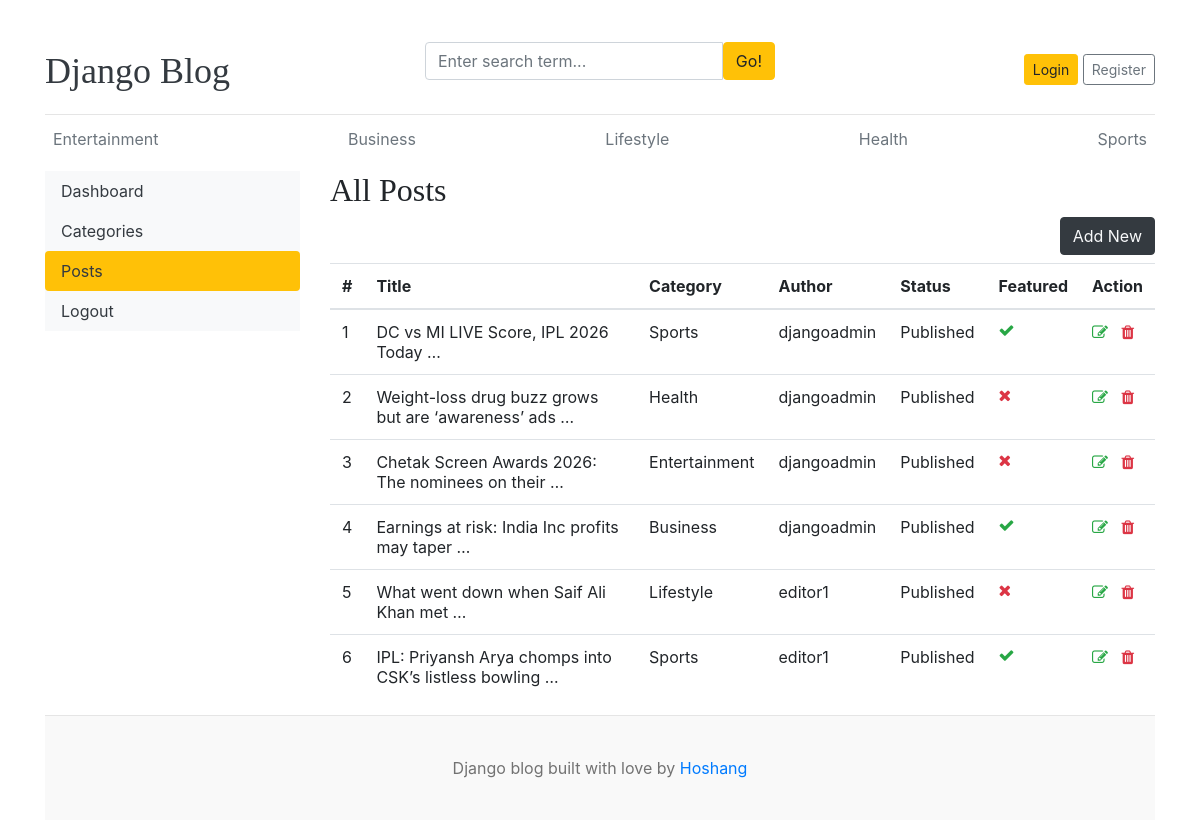
The app's page /dashboard/posts/ with its own data.
### blogs/models.py (models this page shows, shortened)
class Category(models.Model):
    category_name = models.CharField(max_length=50, unique=True )
    created_at = models.DateTimeField(auto_now_add=True)
    updated_at = models.DateTimeField(auto_now=True)
    class Meta:
        verbose_name_plural = 'Categories'
    def __str__(self):
        return self.category_name

class Blog(models.Model):
    title=models.CharField(max_length=100)
    slug=models.SlugField(max_length=150,unique=True,blank=True)
    category=models.ForeignKey(Category,on_delete=models.CASCADE)
    author=models.ForeignKey(User,on_delete=models.CASCADE)
    featured_image=models.ImageField(upload_to='uploads/%Y/%m/%d')
    short_description=models.TextField(max_length=500)
    blog_body=models.TextField(max_length=2000)
    status=models.CharField(max_length=20,choices=STATUS_CHOICES,default='Draft')
    is_featured=models.BooleanField(default=False)
    created_at=models.DateTimeField(auto_now_add=True)
    updated_at=models.DateTimeField(auto_now=True)

### dashboards/views.py (the view)
# urls.py: path('posts/', views.posts, name='posts'),
def posts(request):
    posts=Blog.objects.all()
    context={ 'posts': posts }
    return render(request, 'dashboard/posts.html', context)

### blogs/context_processors.py (called while the page is built)
def get_categories(request):
    categories = Category.objects.all()
    return dict(categories=categories)

def get_social_links(request):
    social_links=SocialLinks.objects.all()
    return dict(social_links=social_links)

### templates/dashboard/posts.html (shortened to what this page needs)
﻿{% extends 'base.html' %}
{% block content %}
<div class="row">
    {% include 'dashboard/sidebar.html' %}
    <div class="col-md-9">
        <h2>All Posts</h2>
        <a href="{% url 'add_post' %}" class="btn btn-dark text-light float-right mb-2">Add New</a>
        <table class="table table-hover">
            <thead>
              <tr>
                <th>#</th>
                <th>Title</th>
                <th>Category</th>
                <th>Author</th>
                <th>Status</th>
                <th>Featured</th>
                <th>Action</th>
              </tr>
            </thead>
            <tbody>
              {% for post in posts %}
              <tr>
                <td>{{ forloop.counter }}</td>
                <td>{{ post.title|truncatewords:8 }}</td>
                <td>{{ post.category }}</td>
                <td>{{ post.author }}</td>
                <td>{{ post.status }}</td>
                <td><i class="fa {% if post.is_featured %} fa-check text-success {% else %} fa-times text-danger{% endif %}"></i></td>
                <td>
                    <a href="{% url 'edit_post' post.pk %}"><i class="fa fa-edit text-success"></i></a>
                    <a href="{% url 'delete_post' post.id %}"><i class="fa fa-trash text-danger"></i></a>
                </td>
              </tr>
              {%endfor%}
            </tbody>
          </table>
    </div>
</div>
{% endblock %}

### templates/base.html (shortened to what this page needs)
{% load static %}
<!DOCTYPE html>
<html lang="en">
<head>
    <link href="https://getbootstrap.com/docs/4.0/dist/css/bootstrap.min.css" rel="stylesheet">
    <link href="{% static 'css/blog.css' %}" rel="stylesheet">
    <link rel="stylesheet" href="https://cdnjs.cloudflare.com/ajax/libs/font-awesome/4.7.0/css/font-awesome.min.css">
  </head>
<body>
    <div class="container">
      <header class="blog-header py-3">
        <div class="row flex-nowrap justify-content-between align-items-center">
          <div class="col-4 pt-1">
            <a class="blog-header-logo text-dark" href="/">Django Blog</a>
          </div>
          <div class="col-4">
           <form action="{% url 'search' %}" method="GET">
              <div class="input-group">
                <input class="form-control" type="text" name="keyword" value="{{keyword}}"  placeholder="Enter search term..." aria-label="Enter search term..." aria-describedby="button-search" />
                <button type="submit" class="btn btn-warning" id="button-search" type="button">Go!</button>
            </div>
            </form>
          </div>
          <div class="col-4 d-flex justify-content-end align-items-center">
            {% if not user.is_authenticated %}
                <a class="btn btn-sm btn-warning" href="{% url 'login' %}">Login</a> &nbsp;
                <a class="btn btn-sm btn-outline-secondary" href="{% url 'register' %}">Register</a>
            {% else %}
              <span class="text-muted">
                <a class="btn btn-sm btn-warning" href="{% url 'dashboard' %}">Dashboard</a> &nbsp;
                <a class="btn btn-sm btn-warning" href="{% url 'logout' %}">Logout</a>
              </span>
            {% endif %}
          </div>
        </div>
      </header>
      <div class="nav-scroller py-1 mb-2">
        <nav class="nav d-flex justify-content-between">
          {% for category in categories %}
            <a class="p-2 text-muted" href="{% url 'post_by_category' category.id %}">{{ category.category_name }}</a>
          {% endfor %}
        </nav>
      </div>
{% block content %}
{% endblock %}
<footer class="blog-footer">
  <p>Django blog built with love by <a href="#">Hoshang</a></p>
  </footer>
  </body>
  </html>

### blog_main/static/css/blog.css (style rules this page uses)
.blog-header { border-bottom: 1px solid #e5e5e5; }
.blog-header-logo { font-family: "Playfair Display", Georgia, "Times New Roman", serif; font-size: 2.25rem; }
h1, h2, h3, h4, h5, h6 { font-family: "Playfair Display", Georgia, "Times New Roman", serif; }
.blog-footer { padding: 2.5rem 0; color: #727272; text-align: center; background-color: #f9f9f9; border-top: .05rem solid #e5e5e5; }
.blog-footer p:last-child { margin-bottom: 0; }

### records on screen
Category: category_name "Entertainment"
Category: category_name "Business"
Category: category_name "Lifestyle"
Category: category_name "Health"
Category: category_name "Sports"
Blog: title "DC vs MI LIVE Score, IPL 2026 Today …", category "Sports", author "djangoadmin", status "Published", is_featured True (drawn)
Blog: title "Weight-loss drug buzz grows but are ‘awareness’ ads …", category "Health", author "djangoadmin", status "Published", is_featured False (drawn)
Blog: title "Chetak Screen Awards 2026: The nominees on their …", category "Entertainment", author "djangoadmin", status "Published", is_featured False (drawn)
Blog: title "Earnings at risk: India Inc profits may taper …", category "Business", author "djangoadmin", status "Published", is_featured True (drawn)
Blog: title "What went down when Saif Ali Khan met …", category "Lifestyle", author "editor1", status "Published", is_featured False (drawn)
Blog: title "IPL: Priyansh Arya chomps into CSK’s listless bowling …", category "Sports", author "editor1", status "Published", is_featured True (drawn)
